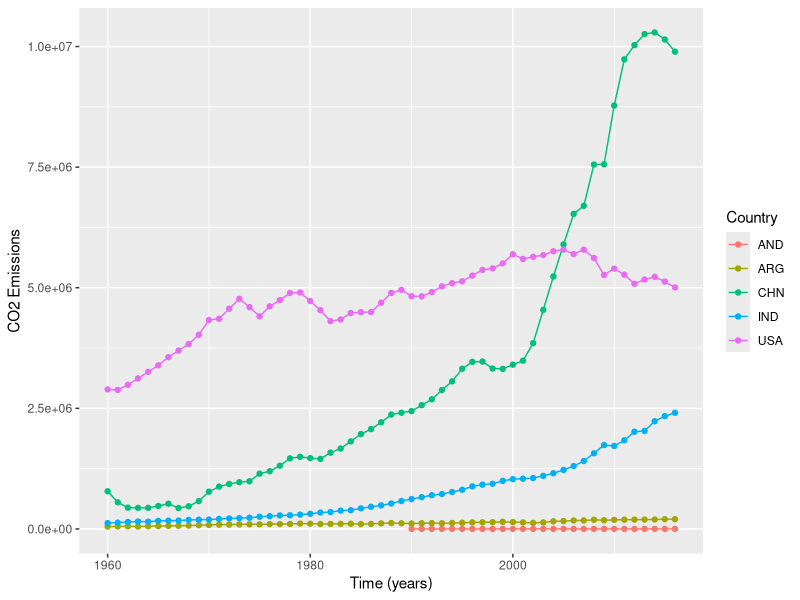
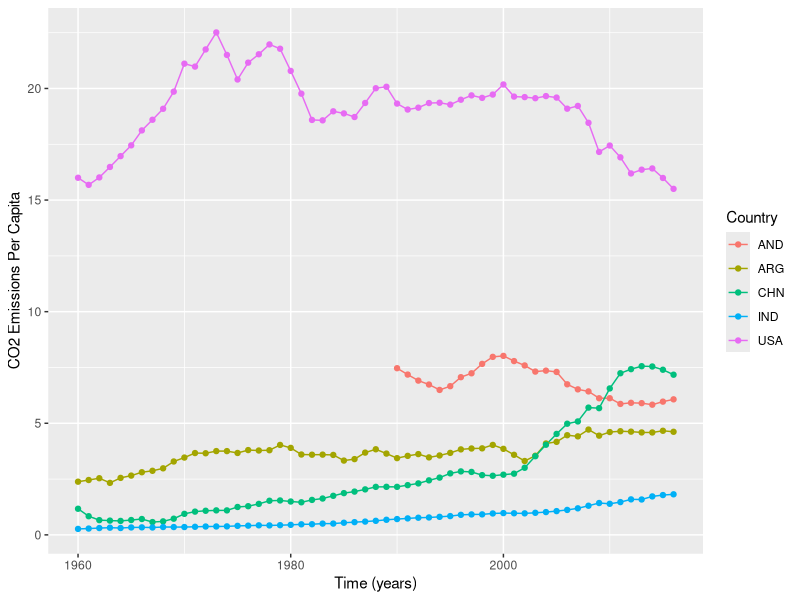
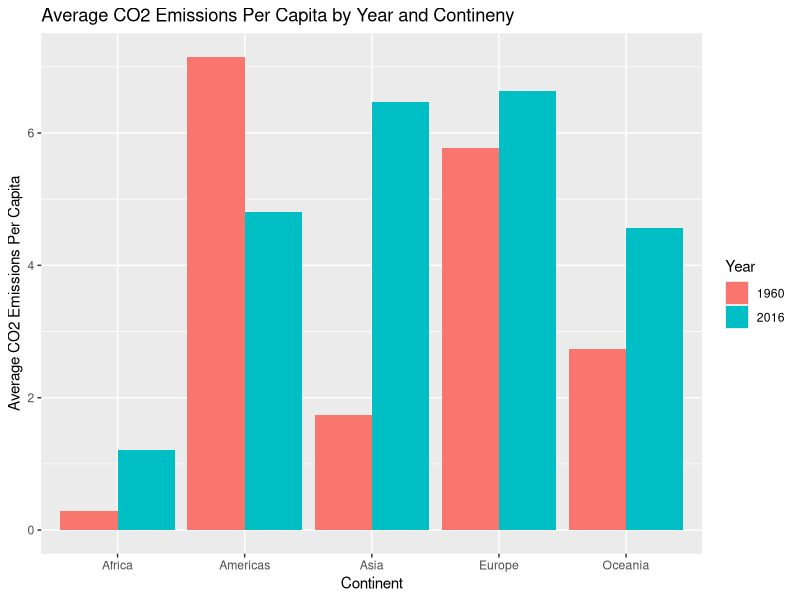
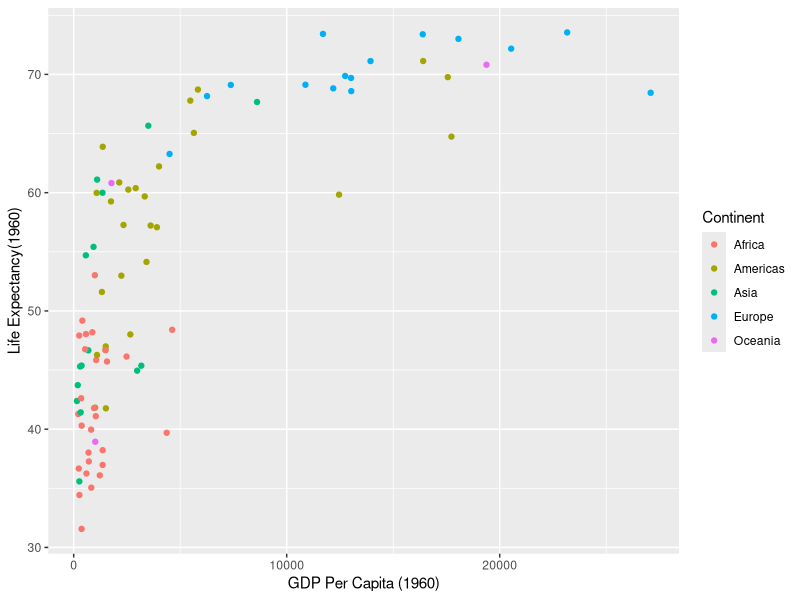
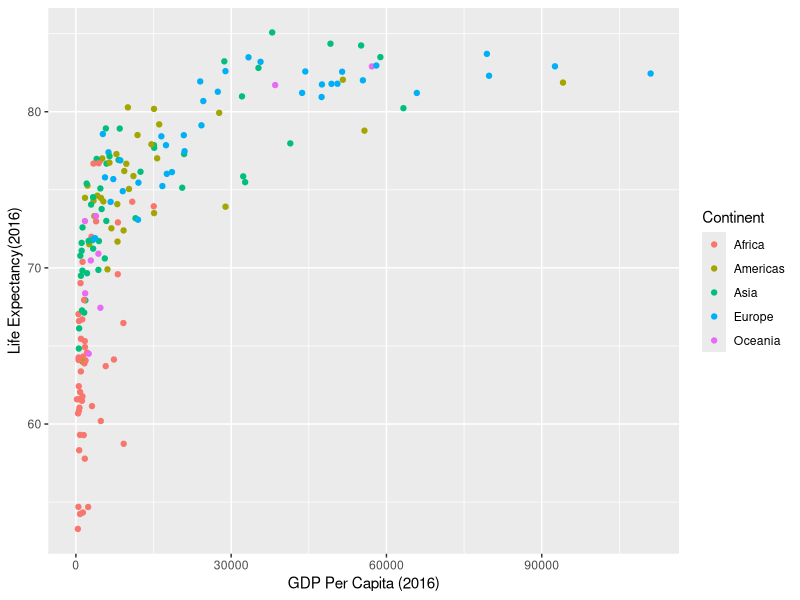
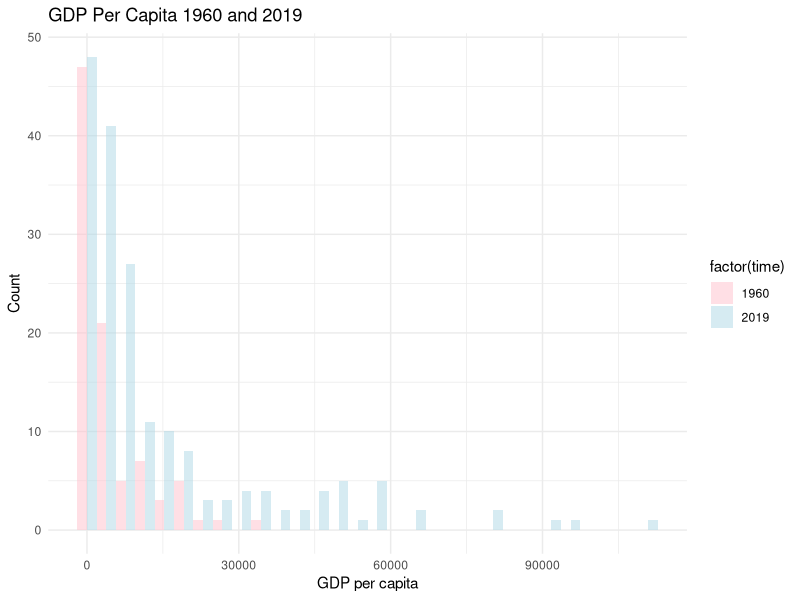

Source code (R) for these figures, in order:
## ---- chunk 1
library(readr)
library(stringr)
library(dplyr)
g <- read.delim("gapminder.csv")

nrow(g)
ncol(g)

sample_n(g, 10)
## ---- chunk 2
length(unique(g$iso3))
length(unique(g$iso2))
length(unique(g$name))

g %>% 
  group_by(iso2) %>% 
  summarise(n1 = n_distinct(name))
  
unique(g$name[g$iso2 == ""])


g %>% 
  group_by(name) %>% 
  summarise(n2 = n_distinct(iso3))

unique(g$iso3[g$name == ""])

min(g$time, na.rm = TRUE)
max(g$time, na.rm = TRUE)
## ---- chunk 3
a <- g %>% 
  group_by(time) %>% 
  filter(!is.na(time)) %>%
  summarise(n1 = length(is.na(co2)), n2 = length(is.na(co2_PC)), total = n1+n2)
a

a$time[a$total == max(a$total)]


## ---- chunk 4
library(tidyverse)

g %>% 
  filter(!is.na(co2)) %>% 
  filter(iso3 == "USA" | iso3 == "CHN" | iso3 == "IND" | iso3 == "AND" |
           iso3 == "ARG") %>% 


ggplot(aes(time, co2, col=factor(iso3))) +
  geom_line() +
  geom_point() + 
  labs(x = "Time (years)", y = "CO2 Emissions", 
       col = "Country")
## ---- chunk 5
g %>% 
  filter(!is.na(co2)) %>% 
  filter(iso3 == "USA" | iso3 == "CHN" | iso3 == "IND" | iso3 == "AND" |
           iso3 == "ARG") %>%
  
ggplot(aes(time, co2_PC, col=factor(iso3))) +
  geom_line() +
  geom_point() + 
  labs(x = "Time (years)", y = "CO2 Emissions Per Capita", 
       col = "Country")
## ---- chunk 6
g %>% 
  filter(!is.na(co2_PC)) %>% 
  group_by(time, region) %>% 
  summarize(n= mean(co2_PC))

## ---- chunk 7
g %>% 
  filter(time == 1960 | time ==2016, !is.na(co2_PC), !is.na(region)) %>% 
  filter(region != "") %>% 
  group_by(time, region) %>% 
  summarise(avg_co2PC = mean(co2_PC), .groups = "drop") %>% 
  ggplot(aes(x = region, y = avg_co2PC, fill = as.factor(time))) +
  geom_col(position = "dodge") +
    labs(title = "Average CO2 Emissions Per Capita by Year and Contineny",
         x = "Continent",
         y = "Average CO2 Emissions Per Capita") +
  scale_fill_discrete(name = "Year")
## ---- chunk 8
g %>% 
  filter(!is.na(co2_PC), time == 2016,  region != "") %>% 
  group_by(region, name) %>% 
  summarise(avg_co2pc = mean(co2_PC), .groups = "drop") %>% 
  arrange(region, avg_co2pc) %>% 
  group_by(region) %>% 
  head(3) %>% 
  select(region, name, avg_co2pc)
## ---- chunk 9
g %>% 
  filter(time == 1960) %>% 
  filter(!is.na(GDP_PC), !is.na(lifeExpectancy), !is.na(region)) %>% 
ggplot(aes(GDP_PC, lifeExpectancy, col=factor(region))) +
  geom_point() +
  labs(x = "GDP Per Capita (1960)", y = "Life Expectancy(1960)",
       col = "Continent")
## ---- chunk 10
g %>% 
  filter(time == 2019) %>% 
  filter(!is.na(GDP_PC), !is.na(lifeExpectancy), !is.na(region), region != "") %>% 
ggplot(aes(GDP_PC, lifeExpectancy, col=factor(region))) +
  geom_point() +
  labs(x = "GDP Per Capita (2016)", y = "Life Expectancy(2016)",
       col = "Continent")
## ---- chunk 11
g %>% 
  filter(!is.na(lifeExpectancy), region !="") %>% 
  group_by(region, time) %>% 
  filter(time == 1960 | time == 2019) %>% 
  summarise(n = mean(lifeExpectancy))
## ---- chunk 12
g %>% 
  filter(time == 1960 | time == 2019) %>% 
  filter(!is.na(region), !is.na(lifeExpectancy), region != "") %>%
  group_by(region, time) %>% 
  summarise(avr = mean(lifeExpectancy), .groups = "drop") %>%
  group_by(region) %>% 
  mutate(pre = lag(avr), growth = avr - pre) %>%
  filter(!is.na(pre)) %>% 
  arrange(growth)
## ---- chunk 13
g %>% 
  filter(!is.na(GDP_PC), time %in% c(1960, 2019)) %>% 
  ggplot(aes(x = GDP_PC, fill = factor(time))) +
  geom_histogram(alpha = 0.5, position = "dodge", bins = 30) +
  scale_fill_manual(values = c("pink", "lightblue"), labels =
c("1960", "2019")) +
  labs(x = "GDP per capita", y = "Count", title = "GDP Per Capita 1960 and 2019") +
  theme_minimal()
## ---- chunk 14
g %>% 
  select(name, time, lifeExpectancy) %>% 
  filter(name !="", !is.na(time), !is.na(lifeExpectancy)) %>% 
  filter(time == "1960") %>% 
  mutate(rank = rank(desc(lifeExpectancy))) %>% 
  filter(name == "United States of America")

g %>% 
  select(name, time, lifeExpectancy) %>% 
  filter(name !="", !is.na(time), !is.na(lifeExpectancy)) %>% 
  filter(time == "2019") %>% 
  mutate(rank = rank(desc(lifeExpectancy))) %>% 
  filter(name == "United States of America")
## ---- chunk 15
g %>% 
  select(name, time, lifeExpectancy) %>% 
  filter(name !="", !is.na(time), !is.na(lifeExpectancy)) %>% 
  group_by(time) %>% 
  mutate(rank = rank(desc(lifeExpectancy)), num = length(name)) %>% 
  filter(name == "United States of America") %>% 
  mutate(r = rank/num)
